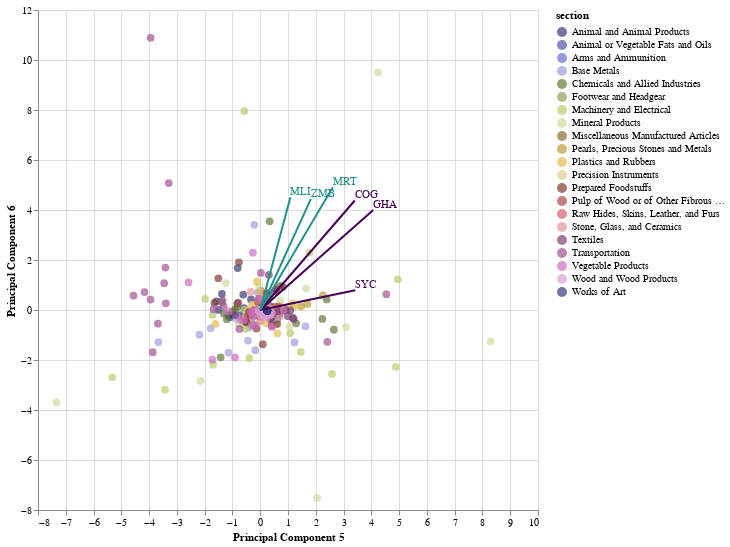

The cell this chart's notebook holds for it:
### Code cell
biplot_PCA(country_features, 10, 5, 6, obs='section')

### Figure 1 — Vega-Lite specification as saved in the notebook (floating-point values rounded to 4 significant figures; data arrays with more than 128 entries replaced by an {"elided": "..."} marker saying what was removed)
{"config": {"view": {"continuousWidth": 400, "continuousHeight": 300}}, "layer": [{"data": {"name": "data-b50e50a4d8a2dcb98e33d9a3cbfa6eca"}, "mark": {"type": "circle", "size": 60}, "encoding": {"color": {"type": "nominal", "field": "section", "legend": {"orient": "right"}, "scale": {"scheme": "category20b"}}, "tooltip": [{"type": "nominal", "field": "section"}, {"type": "nominal", "field": "year"}], "x": {"type": "quantitative", "axis": {"title": "Principal Component 5"}, "field": "PC5"}, "y": {"type": "quantitative", "axis": {"title": "Principal Component 6"}, "field": "PC6"}}, "selection": {"selector006": {"type": "interval", "bind": "scales", "encodings": ["x", "y"]}}}, {"data": {"name": "data-71cb69581dccfb5aeb28cbfe7e9ceba4"}, "mark": {"type": "line", "color": "#440154FF"}, "encoding": {"detail": {"type": "nominal", "field": "index"}, "x": {"type": "quantitative", "field": "PC5"}, "y": {"type": "quantitative", "field": "PC6"}}, "height": 500, "width": 500}, {"data": {"name": "data-1ec9a93369c9ad84ab9fdc6e2446c1c8"}, "mark": {"type": "line", "color": "#21908CFF"}, "encoding": {"detail": {"type": "nominal", "field": "index"}, "x": {"type": "quantitative", "field": "PC5"}, "y": {"type": "quantitative", "field": "PC6"}}, "height": 500, "width": 500}, {"data": {"name": "data-fa654f983a0d5f87f3944c6cd1db9697"}, "mark": {"type": "text", "align": "left", "baseline": "bottom", "color": "#440154FF"}, "encoding": {"text": {"type": "nominal", "field": "index"}, "x": {"type": "quantitative", "field": "PC5"}, "y": {"type": "quantitative", "field": "PC6"}}}, {"data": {"name": "data-ddf49dd842af2fe09f3de11f92f2101e"}, "mark": {"type": "text", "align": "left", "baseline": "bottom", "color": "#21908CFF"}, "encoding": {"text": {"type": "nominal", "field": "index"}, "x": {"type": "quantitative", "field": "PC5"}, "y": {"type": "quantitative", "field": "PC6"}}}], "$schema": "https://vega.github.io/schema/vega-lite/v4.8.1.json", "datasets": {"data-b50e50a4d8a2dcb98e33d9a3cbfa6eca": {"elided": "357 records"}, "data-71cb69581dccfb5aeb28cbfe7e9ceba4": [{"index": "COG", "PC5": 3.404, "PC6": 4.381}, {"index": "SYC", "PC5": 3.42, "PC6": 0.7924}, {"index": "GHA", "PC5": 4.069, "PC6": 4.005}, {"index": "COG", "PC5": 0.0, "PC6": 0.0}, {"index": "SYC", "PC5": 0.0, "PC6": 0.0}, {"index": "GHA", "PC5": 0.0, "PC6": 0.0}], "data-1ec9a93369c9ad84ab9fdc6e2446c1c8": [{"index": "ZMB", "PC5": 1.824, "PC6": 4.444}, {"index": "MLI", "PC5": 1.087, "PC6": 4.513}, {"index": "MRT", "PC5": 2.613, "PC6": 4.906}, {"index": "ZMB", "PC5": 0.0, "PC6": 0.0}, {"index": "MLI", "PC5": 0.0, "PC6": 0.0}, {"index": "MRT", "PC5": 0.0, "PC6": 0.0}], "data-fa654f983a0d5f87f3944c6cd1db9697": [{"index": "COG", "PC5": 3.404, "PC6": 4.381}, {"index": "SYC", "PC5": 3.42, "PC6": 0.7924}, {"index": "GHA", "PC5": 4.069, "PC6": 4.005}], "data-ddf49dd842af2fe09f3de11f92f2101e": [{"index": "ZMB", "PC5": 1.824, "PC6": 4.444}, {"index": "MLI", "PC5": 1.087, "PC6": 4.513}, {"index": "MRT", "PC5": 2.613, "PC6": 4.906}]}}
